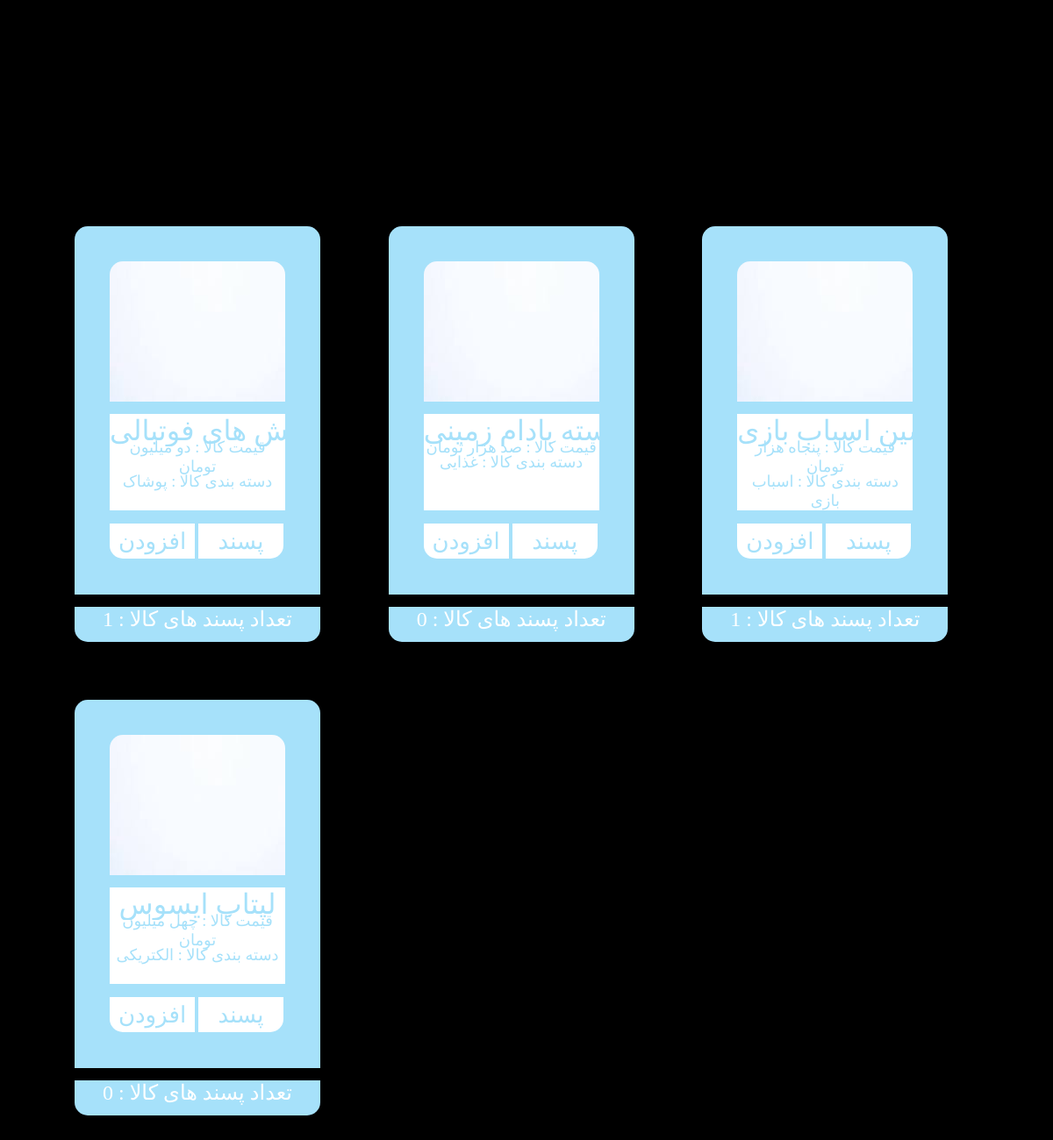
/ (lower part), run on an earlier commit of the app's database.
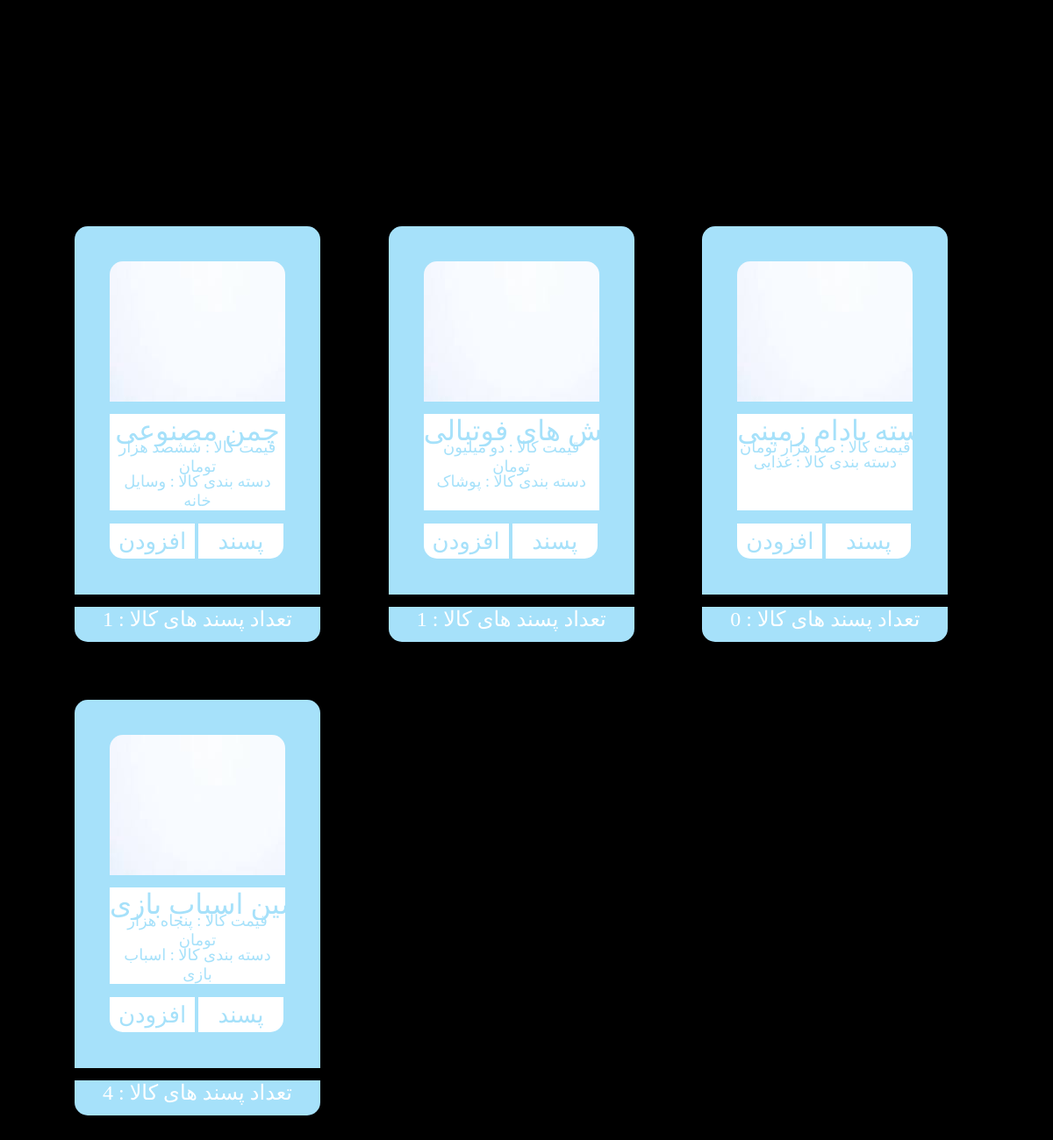
And on a later commit of the database.
### Branch/models.py (models this page shows, shortened)
class Product(models.Model):
	status =  (
		("d", "Draft"),
		("p", "Publish")
	)
	name = models.CharField(max_length = 20, null = True)
	price = models.CharField(max_length = 90, null = True)
	category = models.CharField(max_length = 50, null = True)
	sale = models.CharField(max_length = 50, null = True)
	likes = models.CharField(max_length = 10, null = True)
	image = models.ImageField(null=True, upload_to = "Images")
	publish = models.DateTimeField(default = timezone.now)
	created = models.DateTimeField(auto_now_add = True)
	created = models.DateTimeField(auto_now = True)
	status = models.CharField(max_length = 1, choices = status)

### Branch/views.py (the view)
# urls.py: path('', home, name="home"),
def home(request):
	if request.method == "POST" and "like-product-button" in request.POST:
		product_name = request.POST.get("liked-product")
		product = Product.objects.get(name=product_name)
		product.likes = int(product.likes) + 1
		product.save()
	context = {
	"Categories": Categorie.objects.filter(status="p").order_by("-publish")[:4],
	"Products": Product.objects.filter(status="p").order_by("-publish")[:4],
	}
	return render(request, "index.html", context)

### Branch/templates/index.html (shortened to what this page needs)
{% load static %}
<!DOCTYPE html>
<html>
    <head>
        <link href="https://unpkg.com/aos@2.3.1/dist/aos.css" rel="stylesheet">
        <link rel="stylesheet" href="{% static 'css/index.css' %}">
    </head>
    <body>
      <div id="product-container">
        {% for Product in Products %}
          <div id="product-structure">
            <img id="product-image" src="{{Product.image.url}}">
            <form method="POST" enctype="multipart/form-data">
              <div id="product-data-container">
                <input type="text" name="liked-product" id="product-title" value="{{Product.name}}" readonly>
                <p id="product-price">قیمت کالا : {{Product.price}}</p>
                <p id="product-category">دسته بندی کالا : {{Product.category}}</p>
              </div>
              <button title="Add" name="add-product-button" id="add-product-button">افزودن</button>
              <button title="Like" name="like-product-button" id="like-product-button">پسند</button>
            </form>
            <div id="product-likes-section">تعداد پسند های کالا : {{Product.likes}}</div>
          </div>
        {% endfor %}
      </div>
    </body>
</html>

What changed in the data, as far as the page shows it:
no longer on this page (row unchanged): Product: image (picture), liked-product "لپتاپ ایسوس", price "چهل میلیون تومان", category "الکتریکی", likes "0"
added Product: image (picture), liked-product "چمن مصنوعی", price "ششصد هزار تومان", category "وسایل خانه", likes "1"
changed Product "پنجاه هزار تومان": likes "1" → "4"
